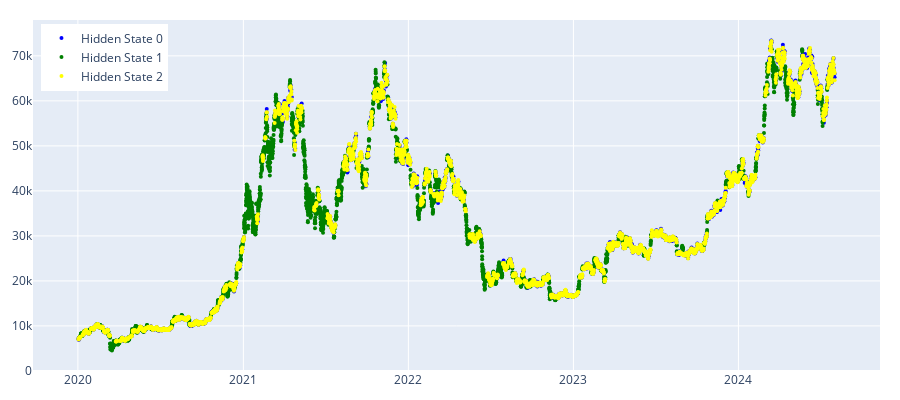

The code cell stored with this chart in its notebook:
### Markdown cell above
### GaussianHMM

### Code cell
params = {'n_components':3, 'covariance_type':"full", 'random_state':100}
hmm_model = regime_detection.get_regimes_hmm(prices_array, params)
hmm_states = hmm_model.predict(prices_array)
plot_hidden_states(np.array(hmm_states), prices[['btc_close']])
plot_hidden_states2(np.array(hmm_states), prices[['btc_close']])

### Figure 1 — Plotly figure (JSON) as saved in the notebook; plotly's stock layout.template omitted (floating-point values rounded to 4 significant figures; data arrays with more than 128 entries replaced by an {"elided": "..."} marker saying what was removed)
{"data": [{"marker": {"color": "blue", "size": 4}, "mode": "markers", "name": "Hidden State 0", "type": "scatter", "x": {"elided": "3480 str values"}, "y": {"elided": "3480 float values"}}, {"marker": {"color": "green", "size": 4}, "mode": "markers", "name": "Hidden State 1", "type": "scatter", "x": {"elided": "2889 str values"}, "y": {"elided": "2889 float values"}}, {"marker": {"color": "yellow", "size": 4}, "mode": "markers", "name": "Hidden State 2", "type": "scatter", "x": {"elided": "3669 str values"}, "y": {"elided": "3669 float values"}}], "layout": {"height": 400, "legend": {"x": 0.01, "xanchor": "left", "y": 0.99, "yanchor": "top"}, "margin": {"b": 20, "l": 20, "r": 20, "t": 20}, "width": 900}}
